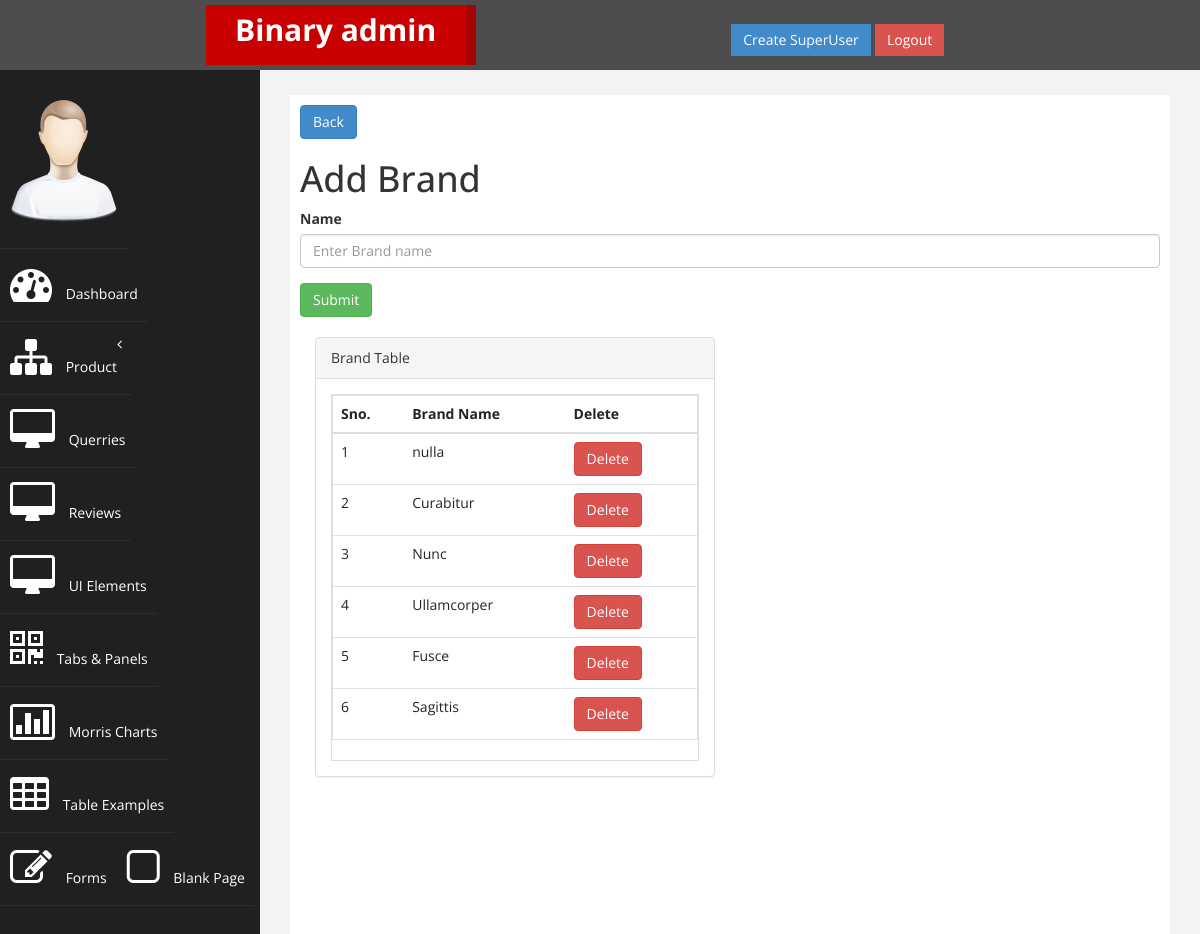
Screenshot of /brand-detail/ (signed in) with the database file from the repository.
### base/models.py (models this page shows, shortened)
class Brand(models.Model):
    name = models.CharField(max_length=100)

### adminpanel/views.py (the view)
# urls.py: path('brand-detail/', brand_detail , name='brand-detail'),
@login_required(login_url='adminLogin')
@superuser_required
def brand_detail(request):
    brands = Brand.objects.all()
    if request.method == "POST":
        form = BrandForm(request.POST)
        if form.is_valid():
            form.save()
            return redirect('brand-detail')
    else:
        form = BrandForm()
    context = {
        'form': form,
        'brands' : brands,
    }
    return render(request, 'adminpanel/BrandDetail.html', context)

### adminpanel/forms.py
class BrandForm(forms.ModelForm):
    class Meta:
        model = Brand
        fields = ['name']
        widgets = {
            'name': forms.TextInput(attrs={
                'class': 'form-control',
                'placeholder': 'Enter Brand name',
            }),
        }

### adminpanel/views.py (called while the page is built)
def superuser_required(view_func):
    decorated_view_func = user_passes_test(
        lambda user: user.is_superuser,
        login_url='adminLogin'
    )(view_func)
    return decorated_view_func

### adminpanel/templates/adminpanel/BrandDetail.html (shortened to what this page needs)
{% extends 'adminpanel/adminIndex.html' %}
{% block content %}
{% load static %}
{% include 'adminpanel/header.html' %}
{% include 'adminpanel/nav.html' %}
<div id="page-wrapper">
    <div id="page-inner">
        <a href="{% url 'adminIndex' %}" class="btn btn-primary">Back</a>
        <h1>Add Brand</h1>
        <form method="POST">
            <div class="form-group">
                <label for="{{ form.name.id_for_label }}">Name</label>
                {{ form.name }}
            </div>
            <button type="submit" class="btn btn-success">Submit</button>
        </form>
        <br>
        <div class="col-md-6">
            <div class="panel panel-default">
                <div class="panel-heading">
                    Brand Table
                </div>
                <div class="panel-body">
                    <div class="table-responsive table-bordered">
                        <table class="table">
                            <thead>
                                <tr>
                                    <th>Sno. </th>
                                    <th>Brand Name</th>
                                    <th>Delete</th>
                                </tr>
                            </thead>
                            <tbody>
                                {%for brand in brands %}
                                <tr>
                                    <td>{{ forloop.counter }}</td>
                                    <td>{{ brand.name }}</td>
                                    <td>
                                        <form method="POST" action="{% url 'delete-brand' brand.id %}">
                                            <button type="submit" class="btn btn-danger">Delete</button>
                                        </form>
                                    </td>
                                </tr>
                                {% empty %}
                                    <tr colspan='3'>
                                        <td>No Brand found.</td>
                                    </tr>
                                {% endfor %}
                            </tbody>
                        </table>
                    </div>
                </div>
            </div>
        </div>
    </div>
</div>
{% endblock content %}

### static/css/custom.css (style rules this page uses)
body { font-family: 'Open Sans', sans-serif; }
#page-wrapper { padding: 15px 15px; min-height: 600px; background:#F3F3F3; }
#page-inner { width:100%; margin:10px 20px 10px 0px; background-color:#fff!important; padding:10px; min-height:1200px; }
@media (min-width:768px) { #page-wrapper { margin: 0 0 0 260px; padding: 15px 30px; min-height: 1200px; } }

### rows the page displays
Brand: name "nulla"
Brand: name "Curabitur"
Brand: name "Nunc"
Brand: name "Ullamcorper"
Brand: name "Fusce"
Brand: name "Sagittis"
